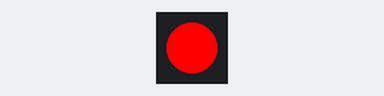
A program run on a simulated Raspberry Pi (BCM pin numbers). Parts: 1 RGB LEDs in strip order, left to right. What the program prints to the terminal is not drawn.

Above: at 0.5 s.
At 1.5 s:
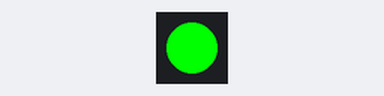
At 5.5 s:
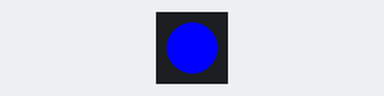
Timing chart, 0 to 6.9 s (numbered marks = the images above):
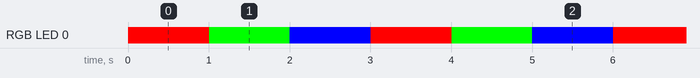

Measured:
- by itself, RGB LED 0: repeats every 3.0 s: RGB(0, 255, 0) 1.0 s, RGB(0, 0, 255) 1.0 s, RGB(255, 0, 0) 1.0 s
- by itself, everything shown: repeats every 3.0 s, in 3 steps

The program:

TestWS128x.py
```python
import time
from neopixel import *

# LED strip configuration:
LED_COUNT      = 1       # Number of LED pixels.
LED_PIN        = 12      # GPIO pin connected to the pixels (must support PWM!).
LED_FREQ_HZ    = 800000  # LED signal frequency in hertz (usually 800khz)
LED_DMA        = 5       # DMA channel to use for generating signal (try 5)
LED_BRIGHTNESS = 255     # Set to 0 for darkest and 255 for brightest
LED_INVERT     = False   # True to invert the signal (when using NPN transistor level shift)
try:
	# Create NeoPixel object with appropriate configuration.
	strip = Adafruit_NeoPixel(LED_COUNT, LED_PIN, LED_FREQ_HZ, LED_DMA, LED_INVERT, LED_BRIGHTNESS)
	# Intialize the library (must be called once before other functions).
	strip.begin()
	print ('Press Ctrl-C to quit.')
	while True:
		# Color wipe animations.
		strip.setPixelColor(0, Color(255, 0, 0))# Red
		strip.show()
		time.sleep(1)
		strip.setPixelColor(0, Color(0, 255, 0))# Green
		strip.show()
		time.sleep(1)
		strip.setPixelColor(0, Color(0, 0, 255))# Blue
		strip.show()
		time.sleep(1)
except:
	print
finally:
	strip.setPixelColor(0, Color(0, 0, 0))
	strip.show()
```
